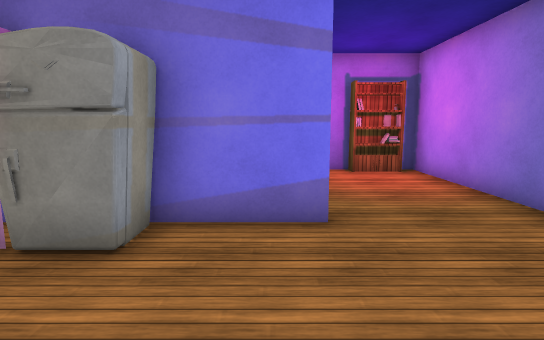
[1] (above)

19 first-person views from a walk through a 3-D level made in the Unity game engine. The camera is 1.4 m above the floor, tilts 8° down and sees 80° across. Doors are open. The floor is counted in squares, 1 m on a side. Each view is taken from the middle of a square. On the plan, view 1 faces up. The plan holds only what a view shows up to about 15 squares ahead; the rest is blank. The place goes on beyond the plan. The player is left out. Some surface patterns are stand-ins.

[2]
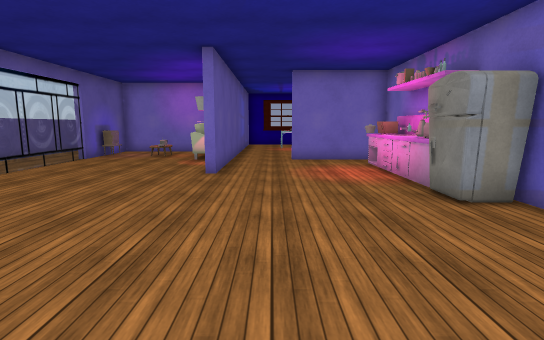

[3]
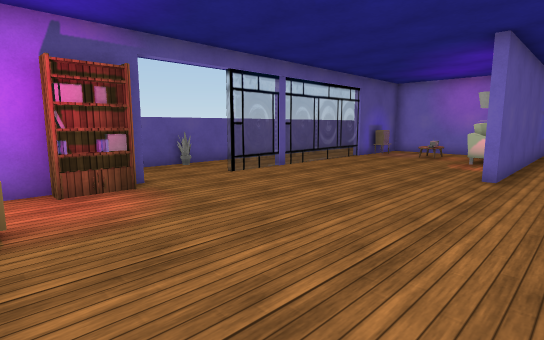

[4]
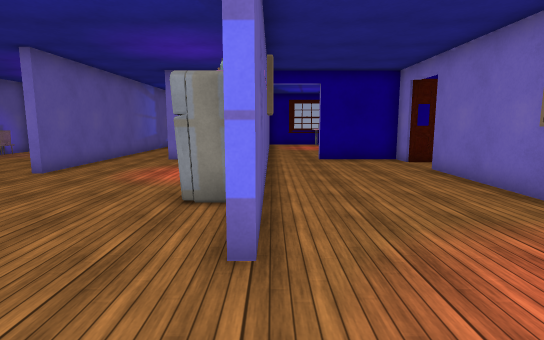

[5]
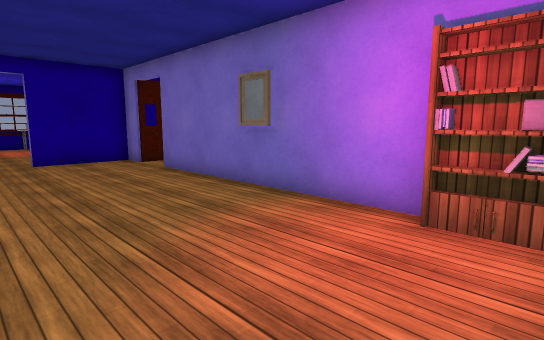

[6]
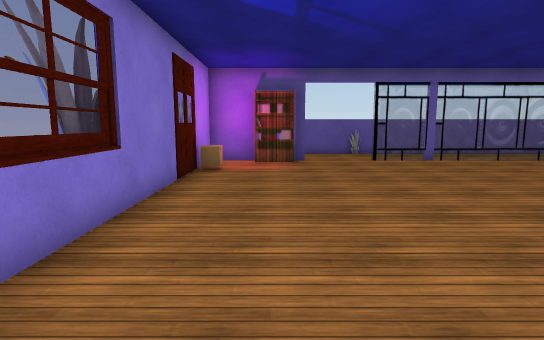

[7]
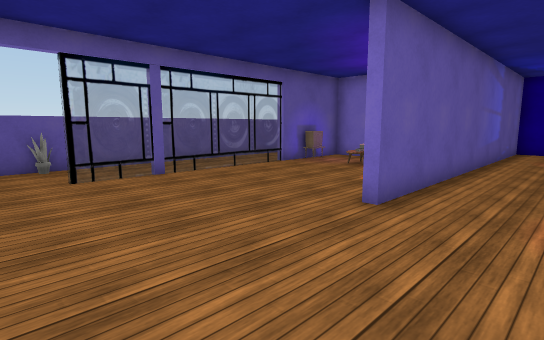

[8]
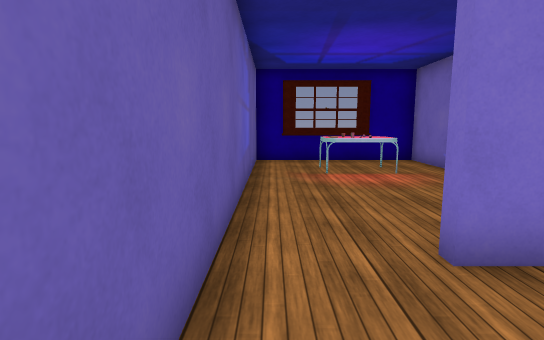

[9]
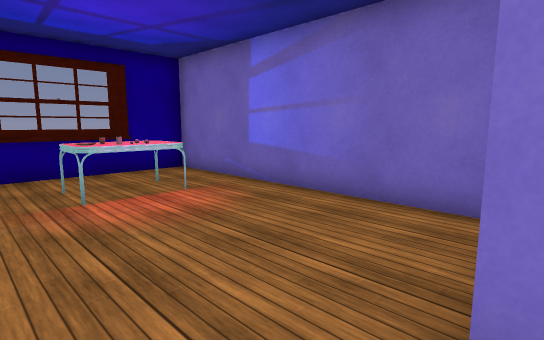

[10]
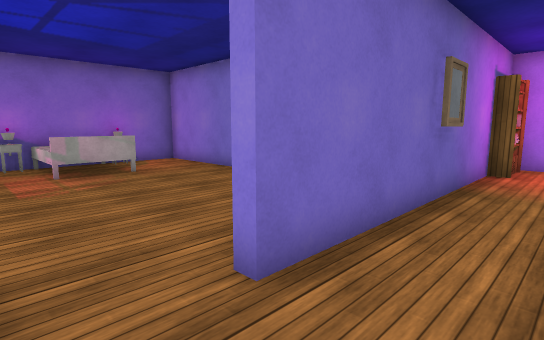

[11]
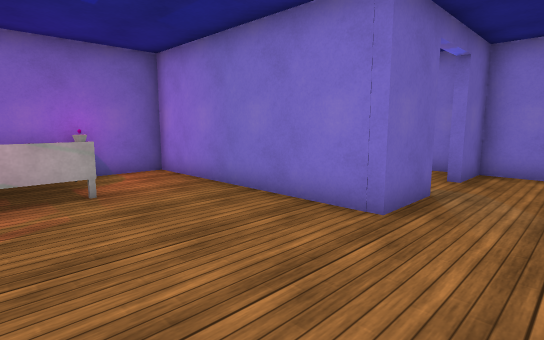

[12]
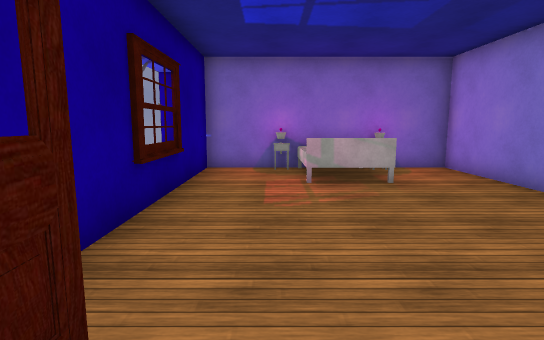

[13]
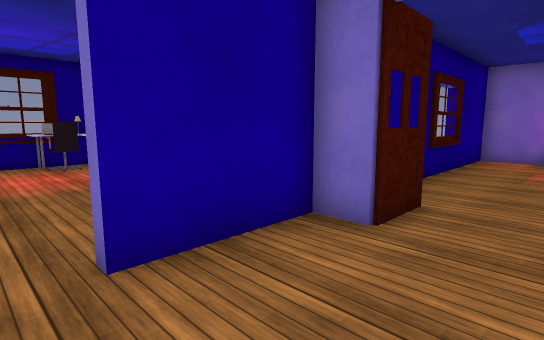

[14]
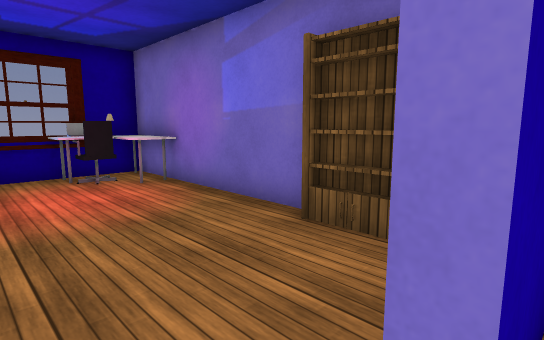

[15]
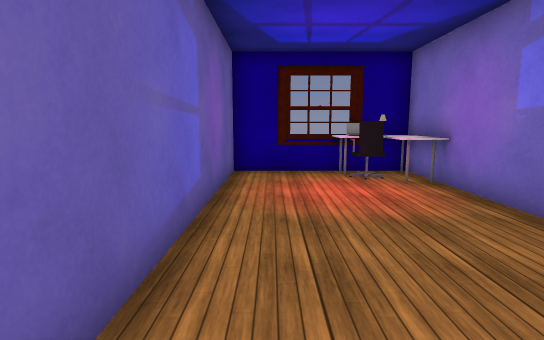

[16]
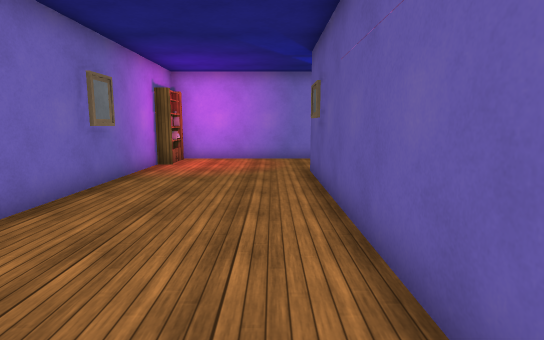

[17]
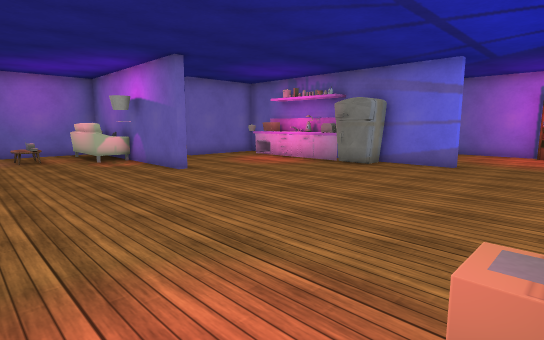

[18]
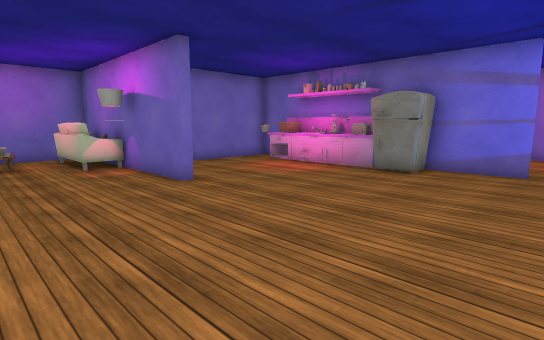

[19]
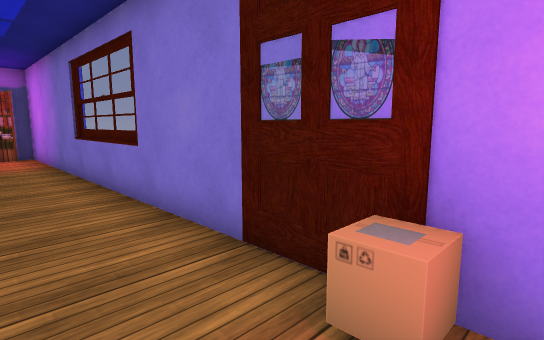

### Floor plan
Ten units are one square. View 1 is at (0, 0); x grows to the right and y downward. Boxes are objects, and circles mark ways between rooms. Rooms are numbered by the first view taken in them; rooms with no view inside come last. Other rooms are left out.
<svg viewBox="-193 -210 253 295">
<path fill="none" stroke="#000" d="M-64 -45 -91 -45 -91 -8M-35 -45 -49 -45M-78 -48 9 -48M-95 16 -52 16 -52 19 -95 19M-100 -45 -188 -45 -188 16 -114 16M9 -45 -20 -45M-114 19 -129 19 -129 76 -91 76M-60 76 -40 76M-80 -101 -91 -101 -91 -69M6 76 44 76 44 -98M25 -101 -62 -101M-188 -25 -185 -16M-80 -118 -80 -101M8 -132 -13 -132 -13 -205 -91 -205 -91 -108M-81 -115 -79 -107M-124 -101 -165 -101M-188 -101 -188 -48 -99 -48"/>
<rect x="-175" y="-35" width="30" height="30" fill="#bbb"><title>other object</title></rect>
<rect x="-165" y="-15" width="10" height="10" fill="#bbb"><title>other object</title></rect>
<rect x="-125" y="15" width="40" height="20" fill="#bbb"><title>other object</title></rect>
<rect x="-115" y="65" width="10" height="10" fill="#bbb"><title>other object</title></rect>
<rect x="-85" y="15" width="10" height="10" fill="#bbb"><title>other object</title></rect>
<rect x="-85" y="-45" width="10" height="20" fill="#bbb"><title>other object</title></rect>
<rect x="-75" y="-35" width="10" height="10" fill="#bbb"><title>other object</title></rect>
<rect x="-75" y="-45" width="10" height="10" fill="#bbb"><title>other object</title></rect>
<rect x="-55" y="-35" width="20" height="10" fill="#bbb"><title>other object</title></rect>
<rect x="-45" y="-45" width="10" height="10" fill="#bbb"><title>other object</title></rect>
<rect x="-35" y="-45" width="20" height="20" fill="#bbb"><title>other object</title></rect>
<rect x="-35" y="-45" width="10" height="10" fill="#bbb"><title>other object</title></rect>
<rect x="5" y="65" width="10" height="10" fill="#bbb"><title>other object</title></rect>
<rect x="15" y="65" width="10" height="10" fill="#bbb"><title>other object</title></rect>
<rect x="25" y="65" width="10" height="10" fill="#bbb"><title>other object</title></rect>
<rect x="25" y="-105" width="10" height="10" fill="#bbb"><title>other object</title></rect>
<rect x="35" y="45" width="10" height="10" fill="#bbb"><title>other object</title></rect>
<rect x="35" y="35" width="10" height="10" fill="#bbb"><title>other object</title></rect>
<rect x="35" y="-105" width="10" height="10" fill="#bbb"><title>other object</title></rect>
<rect x="45" y="-5" width="10" height="10" fill="#bbb"><title>other object</title></rect>
<rect x="-75" y="-205" width="10" height="10" fill="#bbb"><title>other object</title></rect>
<rect x="-65" y="-205" width="10" height="30" fill="#bbb"><title>other object</title></rect>
<rect x="-45" y="-185" width="10" height="10" fill="#bbb"><title>other object</title></rect>
<rect x="-35" y="-205" width="10" height="10" fill="#bbb"><title>other object</title></rect>
<rect x="-185" y="-85" width="10" height="10" fill="#bbb"><title>other object</title></rect>
<rect x="-185" y="-95" width="10" height="10" fill="#bbb"><title>other object</title></rect>
<rect x="-185" y="-105" width="20" height="10" fill="#bbb"><title>other object</title></rect>
<rect x="-175" y="-95" width="10" height="10" fill="#bbb"><title>other object</title></rect>
<rect x="-115" y="-105" width="10" height="10" fill="#bbb"><title>other object</title></rect>
<circle cx="-70" cy="-100" r="3" fill="#2a7"/>
<circle cx="-97" cy="-53" r="3" fill="#2a7"/>
<text x="-50" y="-10">1</text>
<text x="-40" y="-150">2</text>
<text x="-140" y="-80">3</text>
</svg>
Room 1 opens to room 2. Room 1 opens to room 3.

Where each view was taken, in squares from view 1:
view 1: 0 up, 0 right, facing up
view 2: 0 up, 4 right, facing left
view 3: 0 up, 4 right, facing down-left
view 4: 5 up, 4 right, facing left
view 5: 5 up, 4 right, facing up-left
view 6: 5 up, 2 right, facing down
view 7: 1 up, 0 right, facing down-left
view 8: 1 down, 6 left, facing left
view 9: 1 down, 9 left, facing up-left
view 10: 8 up, 8 left, facing up-right
view 11: 11 up, 6 left, facing up-right
view 12: 10 up, 7 left, facing up
view 13: 6 up, 6 left, facing up-left
view 14: 6 up, 9 left, facing up-left
view 15: 6 up, 9 left, facing left
view 16: 6 up, 9 left, facing right
view 17: 7 down, 4 right, facing up-left
view 18: 6 down, 2 right, facing up-left
view 19: 6 down, 2 right, facing up-right
